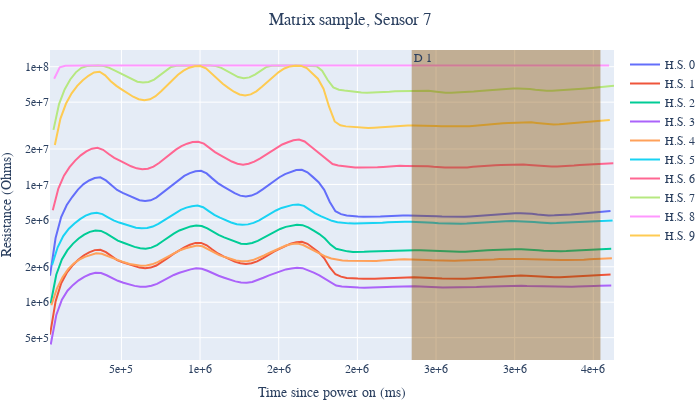

Notebook cell for this chart:
### Code cell
plot_data_arr(sensor_data, "sample", 7, sensor_labels, skip=1, cut=1)
